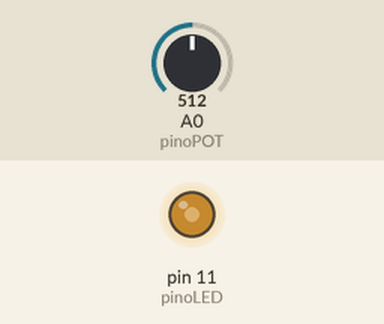
Bench run of a sketch on a simulated Arduino Uno, built with avr-gcc and run on an emulated ATmega328P. Parts: output pins drawn as LEDs (lit = HIGH). The inputs (shaded band) are chosen by the test bench; at power-on: A0 (pinoPOT) = 512.

Above: at 1.2 s.
1.3 s: A0 (pinoPOT) set to 716
At 1.9 s:
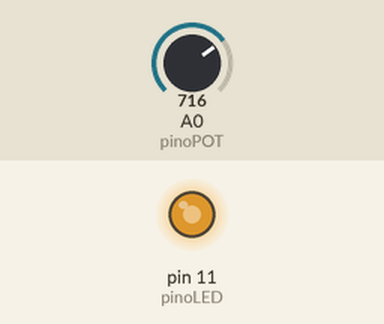
2.8 s: A0 (pinoPOT) set to 900
At 4.0 s:
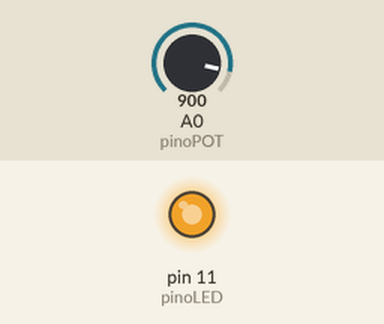
4.3 s: A0 (pinoPOT) set to 122
At 5.3 s:
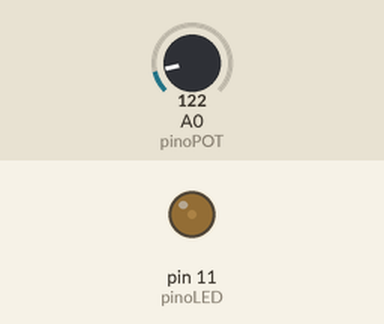
5.8 s: A0 (pinoPOT) set to 0
At 6.5 s:
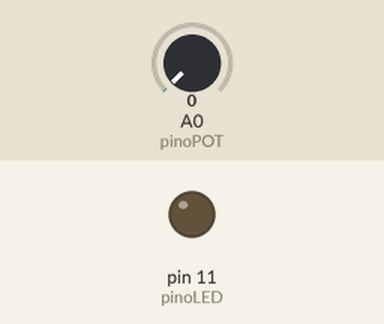
7.3 s: A0 (pinoPOT) set to 511
At 7.6 s:
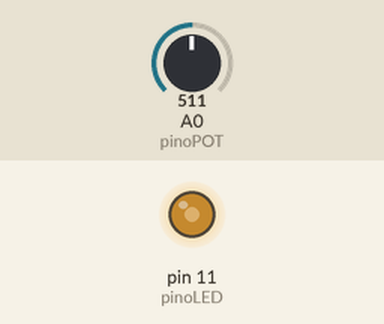
Timing chart, 0 to 9.8 s (numbered marks = the images above; inputs shaded):
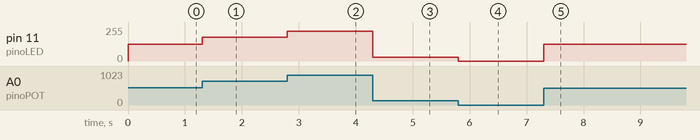

Measured:
- after the input at 1.3 s, pin 11 (pinoLED): 127/255 → 178/255 at once
- after the input at 2.8 s, pin 11 (pinoLED): 178/255 → 224/255 at once
- after the input at 4.3 s, pin 11 (pinoLED): 224/255 → 30/255 at once
- after the input at 5.8 s, pin 11 (pinoLED): 30/255 → 0/255 at once
- after the input at 7.3 s, pin 11 (pinoLED): 0/255 → 127/255 at once

The sketch:

potenciometro.ino
```cpp
const int pinoPOT = A0; //pino analógico utilizado pelo potenciômetro
const int pinoLED = 11; //pino digital utilizado pelo led
float luminosidadeLED = 0; //variável que armazena o valor da luminosidade do led

void setup(){
pinMode(pinoPOT, INPUT); //define o pino do potenciômetro como entrada
pinMode(pinoLED, OUTPUT); //define o pino do led como saída
}

void loop(){
//executa a função "map" de acordo com os parâmetros passados
luminosidadeLED = map(analogRead(pinoPOT), 0, 1023, 0, 255);
//aplica ao led o valor de luminosidade gerado pela função "map"
analogWrite(pinoLED, luminosidadeLED);
}
```
